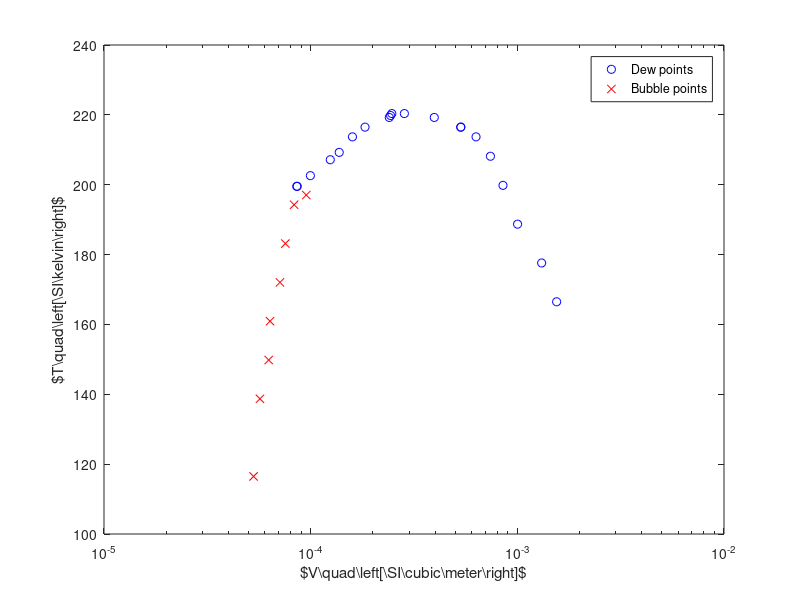

Here is the MATLAB script that generated this plot: (Note: this script raises an error after producing the figure.)
dewPoints    = importdata('dewPoints.csv');
bubblePoints = importdata('bubblePoints.csv');

% Convert to SI-units
dewP = dewPoints(:,1)*6895; % [Pa]
dewT = (dewPoints(:,2)-32)/1.8 + 273.15; % [K]
dewRho = dewPoints(:,3)*1e3; % [kg/m^3]

bubbleP = bubblePoints(:,1)*6895; % [Pa]
bubbleT = (bubblePoints(:,2)-32)/1.8 + 273.15; % [K]
bubbleRho = bubblePoints(:,3)*1e3; % [kg/m^3]

n_tot   = [1.60; 94.50; 2.60; 0.81; 0.52]/100.03; % [mol]
mM      = [28.0134; 16.0425; 30.069; 44.0956; 58.1222]*1e-3; % [kg/mol]
m_tot   = mM'*n_tot;

dewV = m_tot./dewRho;
bubbleV = m_tot./bubbleRho;

semilogx(dewV,dewT,'bo')
hold on
semilogx(bubbleV,bubbleT,'rx')
legend({'Dew points','Bubble points'})

xlabel('$V\quad\left[\SI{}{\cubic\meter}\right]$')
ylabel('$T\quad\left[\SI{}{\kelvin}\right]$')
matlab2tikz('../fig/TVexperimental.tex','parseStrings',false)

xlabel('V [m^3]')
ylabel('T [K]')
saveas(gcf, '../fig/TVexperimental', 'pdf')